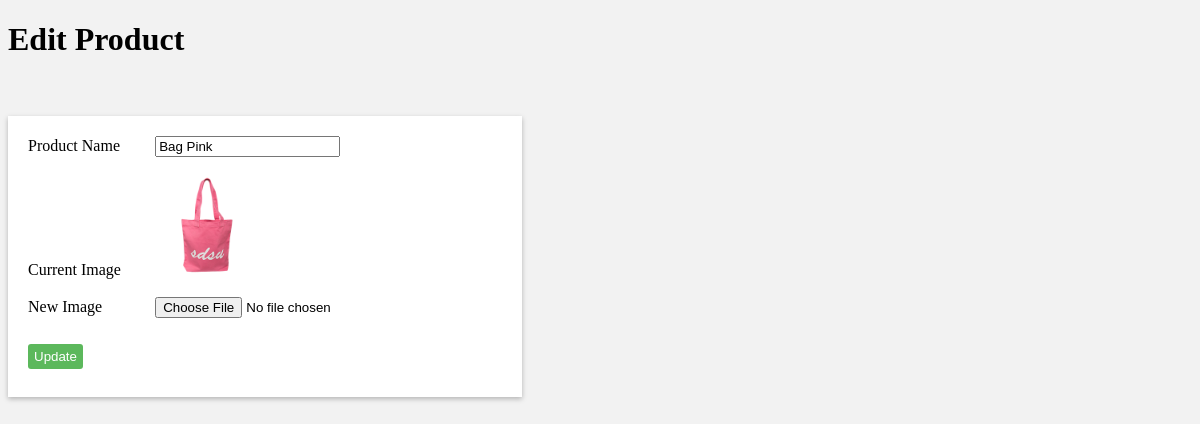
Page /admin/update-image.php?product_id=2 on the committed database.
### tables this page shows
CREATE TABLE `product` (
  `product_id` int(100) NOT NULL,
  `product_name` varchar(100) NOT NULL,
  `product_category` varchar(100) NOT NULL,
  `product_image` varchar(100) NOT NULL,
  `price` int(11) NOT NULL,
  `product_status` varchar(100) NOT NULL
);

### admin/update-image.php (the view, shortened to what this page needs)
<?php
include('include/dbcon.php');
$product_id = $_GET['product_id'];
?>
<!DOCTYPE html>
<html>
<head>
</head>
<body>
	<div class="content">
		<h1>Edit Product</h1>
		<br>
		<br>
		<div>
			<?php
			if(isset($_GET["product_id"]))
			{
				$product_id = $_GET["product_id"];
			}
			$sql = "SELECT * FROM product WHERE product_id = '".$product_id."' ";
			$query = mysqli_query($conn,$sql);
			$result=mysqli_fetch_array($query,MYSQLI_ASSOC);
			?>
			<form action="" id="productForm" name="insertproduct" method="post" enctype="multipart/form-data">
				<p>
					<label>Product Name</label>
					<input type="text" name="product_name" placeholder="Enter Category Name" value="<?php echo $result['product_name'];?>">
				</p><br>
				<p>
					<label>Current Image</label>
					<img src="productimages/<?php echo $product_id;?>/<?php echo $result['product_image'];?>" width="100" height="100">
				</p><br>
				<p>
					<label>New Image</label>
					<input type="file" name="productimage" id="productimage" value="">
				</p><br>
				<button type="submit" name="submit" class="buttonAdd">Update</button></a>
			</form>
		</div>
	</div>
</body>
</html>

### admin/update-image.php (style rules this page uses)
body { background-color: #f2f2f2; }
.buttonAdd { background-color: #5cb85c; color: white; margin: 8px 0; border: none; cursor: pointer; min-height: 25px; border-radius: 3px; }
form { display: table; background-color: #fff; box-shadow: 0 2px 5px rgba(0, 0, 0, .26); padding: 20px; width: 40%; }
input, select, label { display: table-cell; }
p { display: table-row; }

### rows in the picture
product: product_name "Bag Pink", product_image (picture)
